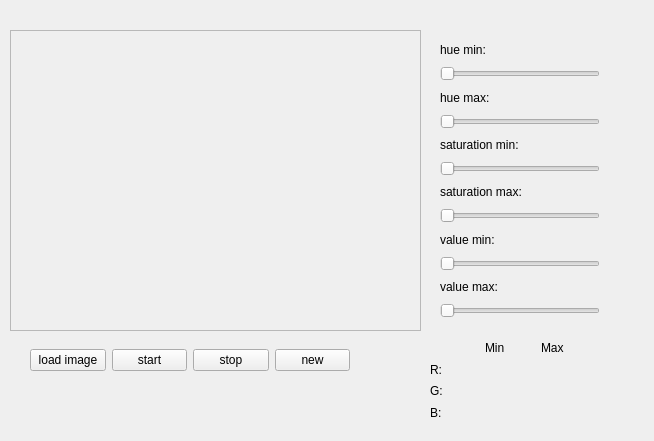
<?xml version="1.0" encoding="UTF-8"?>
<ui version="4.0">
 <class>Form</class>
 <widget class="QWidget" name="Form">
  <property name="geometry">
   <rect>
    <x>0</x>
    <y>0</y>
    <width>654</width>
    <height>441</height>
   </rect>
  </property>
  <property name="windowTitle">
   <string>Form</string>
  </property>
  <widget class="QWidget" name="verticalLayoutWidget">
   <property name="geometry">
    <rect>
     <x>-290</x>
     <y>120</y>
     <width>160</width>
     <height>80</height>
    </rect>
   </property>
   <layout class="QVBoxLayout" name="verticalLayout"/>
  </widget>
  <widget class="QFrame" name="frame_image">
   <property name="geometry">
    <rect>
     <x>10</x>
     <y>30</y>
     <width>411</width>
     <height>301</height>
    </rect>
   </property>
   <property name="frameShape">
    <enum>QFrame::StyledPanel</enum>
   </property>
   <property name="frameShadow">
    <enum>QFrame::Raised</enum>
   </property>
   <widget class="QWidget" name="horizontalLayoutWidget_2">
    <property name="geometry">
     <rect>
      <x>0</x>
      <y>0</y>
      <width>411</width>
      <height>301</height>
     </rect>
    </property>
    <layout class="QHBoxLayout" name="layout_image"/>
   </widget>
  </widget>
  <widget class="QWidget" name="horizontalLayoutWidget">
   <property name="geometry">
    <rect>
     <x>30</x>
     <y>340</y>
     <width>320</width>
     <height>41</height>
    </rect>
   </property>
   <layout class="QHBoxLayout" name="horizontalLayout">
    <item>
     <widget class="QPushButton" name="button_load_image">
      <property name="text">
       <string>load image</string>
      </property>
     </widget>
    </item>
    <item>
     <widget class="QPushButton" name="button_start">
      <property name="text">
       <string>start</string>
      </property>
     </widget>
    </item>
    <item>
     <widget class="QPushButton" name="button_stop">
      <property name="text">
       <string>stop</string>
      </property>
     </widget>
    </item>
    <item>
     <widget class="QPushButton" name="pushButton_4">
      <property name="text">
       <string>new</string>
      </property>
     </widget>
    </item>
   </layout>
  </widget>
  <widget class="QWidget" name="verticalLayoutWidget_2">
   <property name="geometry">
    <rect>
     <x>440</x>
     <y>40</y>
     <width>160</width>
     <height>278</height>
    </rect>
   </property>
   <layout class="QVBoxLayout" name="verticalLayout_2">
    <item>
     <widget class="QLabel" name="label">
      <property name="text">
       <string>hue min:</string>
      </property>
     </widget>
    </item>
    <item>
     <widget class="QSlider" name="slider_hue_min">
      <property name="orientation">
       <enum>Qt::Horizontal</enum>
      </property>
     </widget>
    </item>
    <item>
     <widget class="QLabel" name="label_2">
      <property name="text">
       <string>hue max:</string>
      </property>
     </widget>
    </item>
    <item>
     <widget class="QSlider" name="slider_hue_max">
      <property name="orientation">
       <enum>Qt::Horizontal</enum>
      </property>
     </widget>
    </item>
    <item>
     <widget class="QLabel" name="label_3">
      <property name="text">
       <string>saturation min:</string>
      </property>
     </widget>
    </item>
    <item>
     <widget class="QSlider" name="slider_sat_min">
      <property name="orientation">
       <enum>Qt::Horizontal</enum>
      </property>
     </widget>
    </item>
    <item>
     <widget class="QLabel" name="label_4">
      <property name="text">
       <string>saturation max:</string>
      </property>
     </widget>
    </item>
    <item>
     <widget class="QSlider" name="slider_sat_max">
      <property name="orientation">
       <enum>Qt::Horizontal</enum>
      </property>
     </widget>
    </item>
    <item>
     <widget class="QLabel" name="label_5">
      <property name="text">
       <string>value min:</string>
      </property>
     </widget>
    </item>
    <item>
     <widget class="QSlider" name="slider_value_min">
      <property name="orientation">
       <enum>Qt::Horizontal</enum>
      </property>
     </widget>
    </item>
    <item>
     <widget class="QLabel" name="label_6">
      <property name="text">
       <string>value max:</string>
      </property>
     </widget>
    </item>
    <item>
     <widget class="QSlider" name="slider_value_max">
      <property name="orientation">
       <enum>Qt::Horizontal</enum>
      </property>
     </widget>
    </item>
   </layout>
  </widget>
  <widget class="QWidget" name="gridLayoutWidget">
   <property name="geometry">
    <rect>
     <x>430</x>
     <y>340</y>
     <width>160</width>
     <height>80</height>
    </rect>
   </property>
   <layout class="QGridLayout" name="gridLayout">
    <item row="2" column="3">
     <widget class="QLabel" name="label_13">
      <property name="text">
       <string/>
      </property>
     </widget>
    </item>
    <item row="1" column="2">
     <widget class="QLabel" name="label_9">
      <property name="text">
       <string/>
      </property>
     </widget>
    </item>
    <item row="3" column="3">
     <widget class="QLabel" name="label_14">
      <property name="text">
       <string/>
      </property>
     </widget>
    </item>
    <item row="1" column="1">
     <widget class="QLabel" name="label_8">
      <property name="text">
       <string>R:</string>
      </property>
     </widget>
    </item>
    <item row="2" column="2">
     <widget class="QLabel" name="label_10">
      <property name="text">
       <string/>
      </property>
     </widget>
    </item>
    <item row="3" column="1">
     <widget class="QLabel" name="label_11">
      <property name="text">
       <string>B:</string>
      </property>
     </widget>
    </item>
    <item row="2" column="1">
     <widget class="QLabel" name="label_7">
      <property name="text">
       <string>G:</string>
      </property>
     </widget>
    </item>
    <item row="1" column="3">
     <widget class="QLabel" name="label_12">
      <property name="text">
       <string/>
      </property>
     </widget>
    </item>
    <item row="0" column="2">
     <widget class="QLabel" name="label_15">
      <property name="text">
       <string>Min</string>
      </property>
     </widget>
    </item>
    <item row="0" column="3">
     <widget class="QLabel" name="label_16">
      <property name="text">
       <string>Max</string>
      </property>
     </widget>
    </item>
   </layout>
  </widget>
 </widget>
 <resources/>
 <connections/>
</ui>
